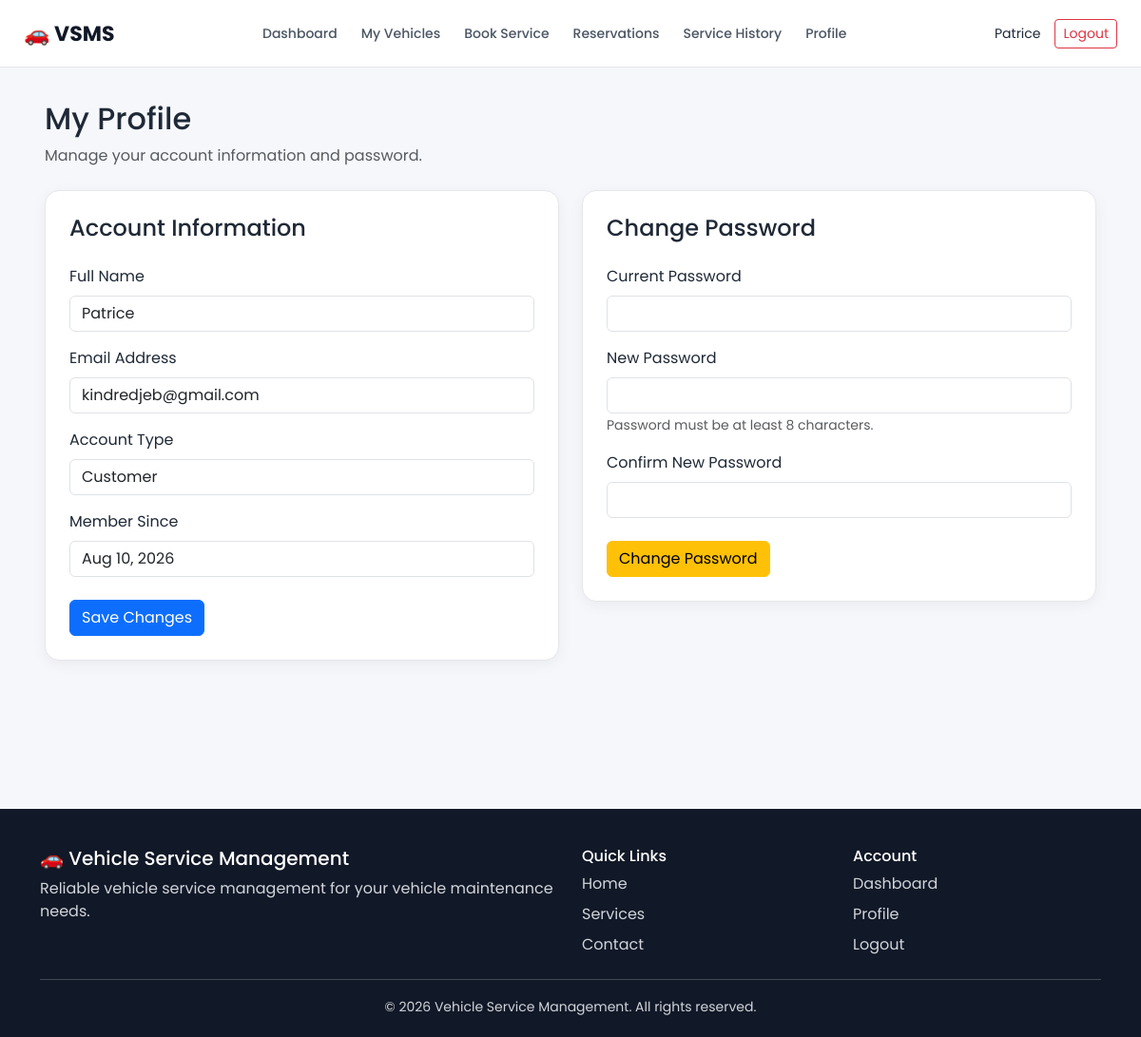
The app's page /vehicle-service-management/customer/profile.php (signed in) with its own data.
### tables this page shows
CREATE TABLE `users` (
  `id` int(11) NOT NULL,
  `fullname` varchar(100) NOT NULL,
  `email` varchar(100) NOT NULL,
  `password` varchar(255) NOT NULL,
  `role` enum('customer','staff') DEFAULT 'customer',
  `created_at` timestamp NOT NULL DEFAULT current_timestamp()
);

### vehicle-service-management/customer/profile.php (the view, shortened to what this page needs)
<?php
include "../includes/customer_header.php";
$user_id = $_SESSION['customer_id'];
$user_stmt = mysqli_prepare(
    $conn,
    "SELECT id, fullname, email, role, created_at
     FROM users
     WHERE id = ?
     LIMIT 1"
);
mysqli_stmt_bind_param(
    $user_stmt,
    "i",
    $user_id
);
mysqli_stmt_execute($user_stmt);
$user_result =
    mysqli_stmt_get_result($user_stmt);
$customer = mysqli_fetch_assoc($user_result);
?>
<div class="container-fluid">
    <div class="mb-4">
        <h2>
            My Profile
        </h2>
        <p class="text-muted">
            Manage your account information and password.
        </p>
    </div>
    <div class="row g-4">
        <div class="col-lg-6">
            <div class="dashboard-card">
                <h4 class="mb-4">
                    Account Information
                </h4>
                <form method="POST">
                    <div class="mb-3">
                        <label class="form-label">
                            Full Name
                        </label>
                        <input
                            type="text"
                            name="fullname"
                            class="form-control"
                            value="<?= htmlspecialchars(
                                $customer['fullname']
                            ); ?>"
                            required
                        >
                    </div>
                    <div class="mb-3">
                        <label class="form-label">
                            Email Address
                        </label>
                        <input
                            type="email"
                            name="email"
                            class="form-control"
                            value="<?= htmlspecialchars(
                                $customer['email']
                            ); ?>"
                            required
                        >
                    </div>
                    <div class="mb-3">
                        <label class="form-label">
                            Account Type
                        </label>
                        <input
                            type="text"
                            class="form-control"
                            value="Customer"
                            readonly
                        >
                    </div>
                    <div class="mb-4">
                        <label class="form-label">
                            Member Since
                        </label>
                        <input
                            type="text"
                            class="form-control"
                            value="<?= date(
                                'M d, Y',
                                strtotime(
                                    $customer['created_at']
                                )
                            ); ?>"
                            readonly
                        >
                    </div>
                    <button
                        type="submit"
                        name="update_profile"
                        class="btn btn-primary">
                        Save Changes
                    </button>
                </form>
            </div>
        </div>
        <div class="col-lg-6">
            <div class="dashboard-card">
                <h4 class="mb-4">
                    Change Password
                </h4>
                <form method="POST">
                    <div class="mb-3">
                        <label class="form-label">
                            Current Password
                        </label>
                        <input
                            type="password"
                            name="current_password"
                            class="form-control"
                            required
                        >
                    </div>
                    <div class="mb-3">
                        <label class="form-label">
                            New Password
                        </label>
                        <input
                            type="password"
                            name="new_password"
                            class="form-control"
                            minlength="8"
                            required
                        >
                        <small class="text-muted">
                            Password must be at least 8 characters.
                        </small>
                    </div>
                    <div class="mb-4">
                        <label class="form-label">
                            Confirm New Password
                        </label>
                        <input
                            type="password"
                            name="confirm_password"
                            class="form-control"
                            minlength="8"
                            required
                        >
                    </div>
                    <button
                        type="submit"
                        name="change_password"
                        class="btn btn-warning">
                        Change Password
                    </button>
                </form>
            </div>
        </div>
    </div>
</div>
<?php
include "../includes/customer_footer.php";
?>

### vehicle-service-management/css/customer.css (style rules this page uses)
* { box-sizing: border-box; }
body { margin: 0; font-family: 'Poppins', sans-serif; background: #f5f7fb; color: #1f2937; }
.dashboard-card { background: #ffffff; border-radius: 15px; padding: 25px; border: 1px solid #e5e7eb; box-shadow: 0 4px 15px rgba(0, 0, 0, 0.05); }

### records on screen
users: fullname "Patrice", email "kindredjeb@gmail.com", created_at "Aug 10, 2026"

### other values on screen
$_SESSION['customer_name'] "Patrice"
